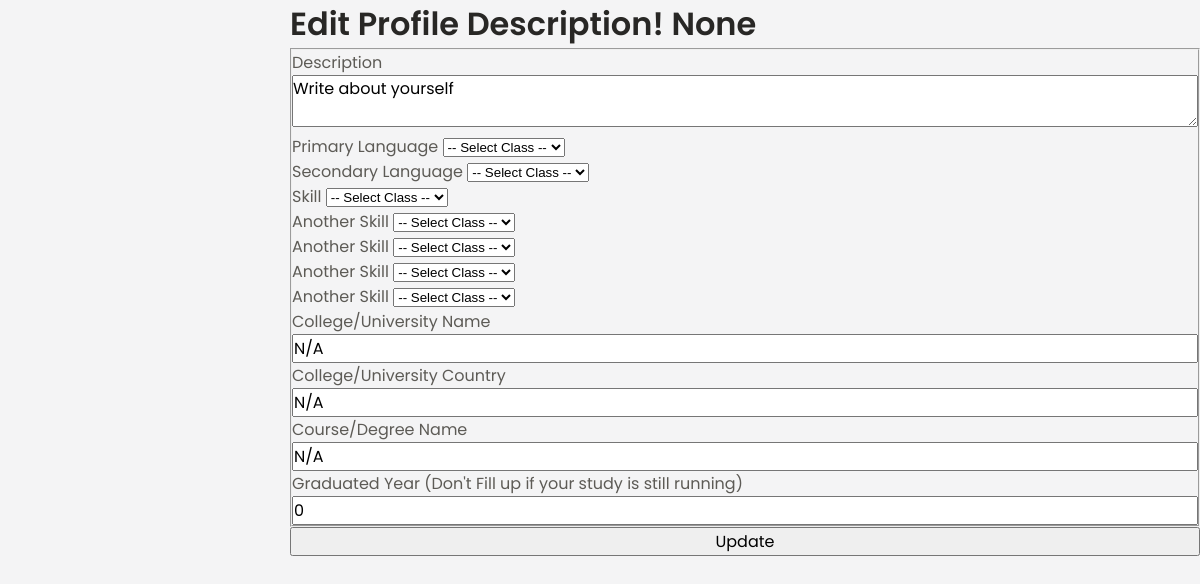
/user/account/description/edit/ (signed in), run on the app's committed database.
### firewithinfilms/models.py (models this page shows)
class User(db.Model, UserMixin):
    __tablename__ = 'user'
    id = db.Column(db.Integer, primary_key=True)
    username = db.Column(db.String(20), unique=True, nullable=False)
    name = db.Column(db.String(100))
    email = db.Column(db.String(120), unique=True, nullable=False)
    image_file = db.Column(db.String(20), default='default.jpg')
    password = db.Column(db.String(60), nullable=False)
    user_role = db.Column(db.String(60), default="user")
    join_date = db.Column(db.DateTime, nullable=False, default=datetime.utcnow)
    details = db.relationship('UserDetails', backref='details', lazy=True)
    reviews = db.relationship('UserReviews', backref='reviews', lazy=True)
    posts = db.relationship('UserPost', backref='author', lazy=True)

class UserDetails(db.Model):
    __tablename__ = 'user_details'
    id = db.Column(db.Integer, primary_key=True)
    user_headline = db.Column(db.String(100), default="Your Headline")
    country = db.Column(db.String(100), default='India')
    description = db.Column(db.Text, nullable=False, default="Write about yourself")
    primary_lang = db.Column(db.String(100), default='N/A')
    secondary_lang = db.Column(db.String(100), default='N/A')
    skill_1 = db.Column(db.String(100), default='N/A')
    skill_2 = db.Column(db.String(100), default='N/A')
    skill_3 = db.Column(db.String(100), default='N/A')
    skill_4 = db.Column(db.String(100), default='N/A')
    skill_5 = db.Column(db.String(100), default='N/A')
    education_institue_name = db.Column(db.String(300), default='N/A')
    education_graduation_name = db.Column(db.String(300), default='N/A')
    education_institue_country = db.Column(db.String(100), default='N/A')
    education_graduation_year = db.Column(db.String(100), default="0")
    user_id = db.Column(db.Integer, db.ForeignKey('user.id'), nullable=False)

### firewithinfilms/user/views.py (the view, shortened to what this page needs)
@user.route('/user/account/description/edit/', methods=['GET', 'POST'])
@login_required
def user_edit_description():
    form = UpdateAccountDescriptionForm()
    details = UserDetails.query.all()
    if request.method == 'GET':
        for detail in details:
            form.description.data = detail.description
            form.primary_lang.data = detail.primary_lang
            form.secondary_lang.data = detail.secondary_lang
            form.skill_1.data = detail.skill_1
            form.skill_2.data = detail.skill_2
            form.skill_3.data = detail.skill_3
            form.skill_4.data = detail.skill_4
            form.skill_5.data = detail.skill_5
            form.education_institue_name.data = detail.education_institue_name
            form.education_institue_country.data = detail.education_institue_country
            form.education_graduation_name.data = detail.education_graduation_name
            if detail.education_graduation_year == '0':
                form.education_graduation_year.data = 'Currently Studying'
            form.education_graduation_year.data = detail.education_graduation_year
    return render_template(
        'user/editaccount_description.html', title="Edit Account Description", form=form)

### firewithinfilms/models.py (called while the page is built)
@login_manager.user_loader
def load_user(user_id):
    return User.query.get(int(user_id))

### firewithinfilms/templates/user/editaccount_description.html (shortened to what this page needs)
{% extends 'root-dashboard.html' %}
{% block content %}
<div class="container">
    <h1>Edit Profile Description! {{ current_user.name }}</h1>
    <form action="" method="POST" enctype="multipart/form-data">
        <fieldset class="form-group">
            <div class="form-group">
                {{ form.description.label(class="form-control-label") }}
                {% if form.description.errors %}
                {{ form.description(class="form-control form-control-lg is-invalid") }}
                <div class="invalid-feedback">
                    {% for error in form.description.errors %}
                    <span>{{ error }}</span>
                    {% endfor %}
                </div>
                {% else %}
                {{ form.description(class="form-control form-control-lg") }}
                {% endif %}
            </div>
            <div class="form-group">
                {{ form.primary_lang.label(class="form-control-label") }}
                {% if form.primary_lang.errors %}
                {{ form.primary_lang(class="form-control form-control-lg is-invalid") }}
                <div class="invalid-feedback">
                    {% for error in form.primary_lang.errors %}
                    <span>{{ error }}</span>
                    {% endfor %}
                </div>
                {% else %}
                {{ form.primary_lang(class="form-control form-control-lg") }}
                {% endif %}
            </div>
            <div class="form-group">
                {{ form.secondary_lang.label(class="form-control-label") }}
                {% if form.secondary_lang.errors %}
                {{ form.secondary_lang(class="form-control form-control-lg is-invalid") }}
                <div class="invalid-feedback">
                    {% for error in form.secondary_lang.errors %}
                    <span>{{ error }}</span>
                    {% endfor %}
                </div>
                {% else %}
                {{ form.secondary_lang(class="form-control form-control-lg") }}
                {% endif %}
            </div>
            <div class="form-group">
                {{ form.skill_1.label(class="form-control-label") }}
                {% if form.skill_1.errors %}
                {{ form.skill_1(class="form-control form-control-lg is-invalid") }}
                <div class="invalid-feedback">
                    {% for error in form.skill_1.errors %}
                    <span>{{ error }}</span>
                    {% endfor %}
                </div>
                {% else %}
                {{ form.skill_1(class="form-control form-control-lg") }}
                {% endif %}
            </div>
            <div class="form-group">
                {{ form.skill_2.label(class="form-control-label") }}
                {% if form.skill_2.errors %}
                {{ form.skill_2(class="form-control form-control-lg is-invalid") }}
                <div class="invalid-feedback">
                    {% for error in form.skill_2.errors %}
                    <span>{{ error }}</span>
                    {% endfor %}
                </div>
                {% else %}
                {{ form.skill_2(class="form-control form-control-lg") }}
                {% endif %}
            </div>
            <div class="form-group">
                {{ form.skill_3.label(class="form-control-label") }}
                {% if form.skill_3.errors %}
                {{ form.skill_3(class="form-control form-control-lg is-invalid") }}
                <div class="invalid-feedback">
                    {% for error in form.skill_3.errors %}
                    <span>{{ error }}</span>
                    {% endfor %}
                </div>
                {% else %}
                {{ form.skill_3(class="form-control form-control-lg") }}
                {% endif %}
            </div>
            <div class="form-group">
                {{ form.skill_4.label(class="form-control-label") }}
                {% if form.skill_4.errors %}
                {{ form.skill_4(class="form-control form-control-lg is-invalid") }}
                <div class="invalid-feedback">
                    {% for error in form.skill_4.errors %}
                    <span>{{ error }}</span>
                    {% endfor %}
                </div>
                {% else %}
                {{ form.skill_4(class="form-control form-control-lg") }}
                {% endif %}
            </div>
            <div class="form-group">
                {{ form.skill_5.label(class="form-control-label") }}
                {% if form.skill_5.errors %}
                {{ form.skill_5(class="form-control form-control-lg is-invalid") }}
                <div class="invalid-feedback">
                    {% for error in form.skill_5.errors %}
                    <span>{{ error }}</span>
                    {% endfor %}
                </div>
                {% else %}
                {{ form.skill_5(class="form-control form-control-lg") }}
                {% endif %}
            </div>
            <div class="form-group">
                {{ form.education_institue_name.label(class="form-control-label") }}
                {% if form.education_institue_name.errors %}
                {{ form.education_institue_name(class="form-control form-control-lg is-invalid") }}
                <div class="invalid-feedback">
                    {% for error in form.education_institue_name.errors %}
                    <span>{{ error }}</span>
                    {% endfor %}
                </div>
                {% else %}
                {{ form.education_institue_name(class="form-control form-control-lg") }}
                {% endif %}
            </div>
            <div class="form-group">
                {{ form.education_institue_country.label(class="form-control-label") }}
                {% if form.education_institue_country.errors %}
                {{ form.education_institue_country(class="form-control form-control-lg is-invalid") }}
                <div class="invalid-feedback">
                    {% for error in form.education_institue_country.errors %}
                    <span>{{ error }}</span>
                    {% endfor %}
                </div>
                {% else %}
                {{ form.education_institue_country(class="form-control form-control-lg") }}
                {% endif %}
            </div>
            <div class="form-group">
                {{ form.education_graduation_name.label(class="form-control-label") }}
                {% if form.education_graduation_name.errors %}
                {{ form.education_graduation_name(class="form-control form-control-lg is-invalid") }}
                <div class="invalid-feedback">
                    {% for error in form.education_graduation_name.errors %}
                    <span>{{ error }}</span>
                    {% endfor %}
                </div>
                {% else %}
                {{ form.education_graduation_name(class="form-control form-control-lg") }}
                {% endif %}
            </div>
            <div class="form-group">
                {{ form.education_graduation_year.label(class="form-control-label") }}
                {% if form.education_graduation_year.errors %}
                {{ form.education_graduation_year(class="form-control form-control-lg is-invalid") }}
                <div class="invalid-feedback">
                    {% for error in form.education_graduation_year.errors %}
                    <span>{{ error }}</span>
                    {% endfor %}
                </div>
                {% else %}
                {{ form.education_graduation_year(class="form-control form-control-lg") }}
                {% endif %}
            </div>
        </fieldset>
        <div class="form-group">
            {{ form.submit(class="btn btn-outline-info") }}
        </div>
    </form>
</div>
{% endblock content %}

### firewithinfilms/static/assets/scripts/reuse.css (style rules this page uses)
:root { --header-height: 3rem; --hue: 45; --sat: 98%; --first-color: hsl(var(--hue), var(--sat), 60%); --first-color-light: hsl(var(--hue), var(--sat), 85%); --first-color-lighten: hsl(var(--hue), var(--sat), 80%); --first-color-alt: hsl(var(--hue), var(--sat), 53%); --title-color: hsl(var(--hue), 4%, 15%); --text-color: hsl(var(--hue), 4%, 35%); --text-color-light: hsl(var(--hue), 4%, 65%); --body-color: hsl(var(--hue), 0%, 100%); --container-color: #fff; --scroll-bar-color: hsl(var(--hue), 4%, 85%); --scroll-thumb-color: hsl(var(--hue), 4%, 75%); --body-font: "Poppins", sans-serif; --biggest-font-size: 2.25rem; --h1-font-size: 1.5rem; --h2-font-size: 1.25rem; --h3-font-size: 1rem; --normal-font-size: 0.938rem; --small-font-size: 0.813rem; --smaller-font-size: 0.75rem; --font-semi-bold: 600; --font-bold: 700; --font-normal: 500; --img-transition: 0.3s; --img-hidden: hidden; --img-scale: scale(1.1); --mb-0-5: 0.5rem; --mb-0-75: 0.75rem; --mb-1: 1rem; --mb-1-5: 1.5rem; --mb-2: 2rem; --z-tooltip: 10; --z-fixed: 100; }
@media screen and (min-width: 968px) { :root { --biggest-font-size: 4rem; --h1-font-size: 2.25rem; --h2-font-size: 1.5rem; --h3-font-size: 1.25rem; --normal-font-size: 1rem; --small-font-size: 0.875rem; --smaller-font-size: 0.813rem; } }
.container { max-width: 968px; margin-right: auto; margin-left: auto; }
@media (min-width: 576px) { .container { max-width: 540px; } }
@media (min-width: 768px) { .container { max-width: 720px; } }
@media (min-width: 992px) { .container { max-width: 960px; } }
@media (min-width: 1200px) { .container { max-width: 1140px; } }
@media screen and (min-width: 1024px) { .container { margin-left: auto; margin-right: auto; } }

### firewithinfilms/static/assets/scripts/admin-panel.css (style rules this page uses)
:root { --header-height: 3rem; --hue: 45; --sat: 98%; --first-color: hsl(var(--hue), var(--sat), 60%); --first-color-light: hsl(var(--hue), var(--sat), 85%); --first-color-lighten: hsl(var(--hue), var(--sat), 80%); --first-color-alt: hsl(var(--hue), var(--sat), 53%); --title-color: hsl(var(--hue), 4%, 15%); --text-color: hsl(var(--hue), 4%, 35%); --text-color-light: hsl(var(--hue), 4%, 65%); --body-color: #f4f4f5; --body-color-alt: #fff; --scroll-bar-color: hsl(var(--hue), 4%, 85%); --scroll-thumb-color: hsl(var(--hue), 4%, 75%); --body-font: "Poppins", sans-serif; --biggest-font-size: 2.25rem; --h1-font-size: 1.5rem; --h2-font-size: 1.25rem; --h3-font-size: 1rem; --normal-font-size: 0.938rem; --small-font-size: 0.813rem; --smaller-font-size: 0.75rem; --font-semi-bold: 600; --font-bold: 700; --font-normal: 500; --img-transition: 0.3s; --img-hidden: hidden; --img-scale: scale(1.1); --mb-0-5: 0.5rem; --mb-0-75: 0.75rem; --mb-1: 1rem; --mb-1-5: 1.5rem; --mb-2: 2rem; --z-tooltip: 10; --z-fixed: 100; }
@media screen and (min-width: 968px) { :root { --biggest-font-size: 4rem; --h1-font-size: 2.25rem; --h2-font-size: 1.5rem; --h3-font-size: 1.25rem; --normal-font-size: 1rem; --small-font-size: 0.875rem; --smaller-font-size: 0.813rem; } }
html { scroll-behavior: smooth; }
body { font-family: var(--body-font); font-size: var(--normal-font-size); background-color: var(--body-color); color: var(--text-color); transition: 0.5s; }
h1, h2, h3 { font-weight: var(--font-semi-bold); color: var(--title-color); line-height: 1.5; }
input, textarea { width: 100%; }
button, input, textarea { font-family: var(--body-font); font-size: var(--normal-font-size); }

### data on the page
User: name "None"
UserDetails: description "Write about yourself", primary_lang "-- Select Class --", secondary_lang "-- Select Class --", skill_1 "-- Select Class --", skill_2 "-- Select Class --", skill_3 "-- Select Class --", skill_4 "-- Select Class --", skill_5 "-- Select Class --", education_institue_name "N/A", education_institue_country "N/A", education_graduation_name "N/A", education_graduation_year "0"
